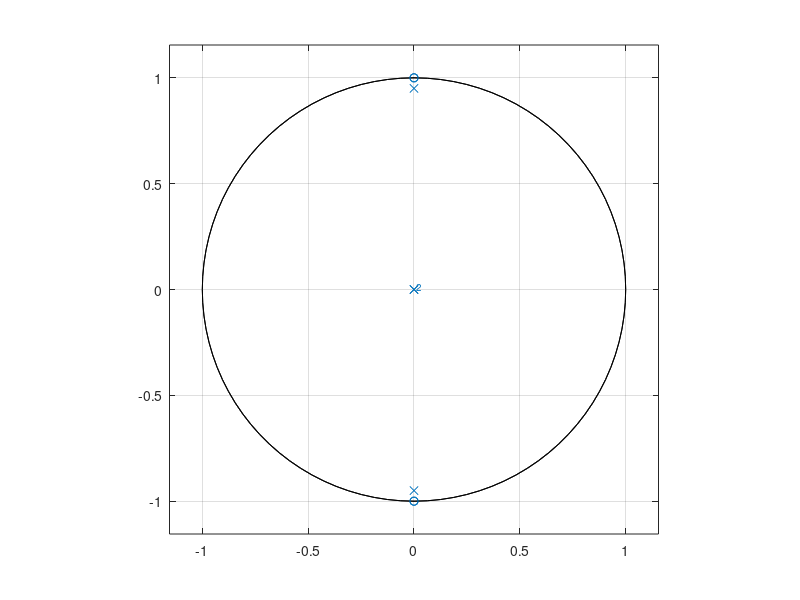
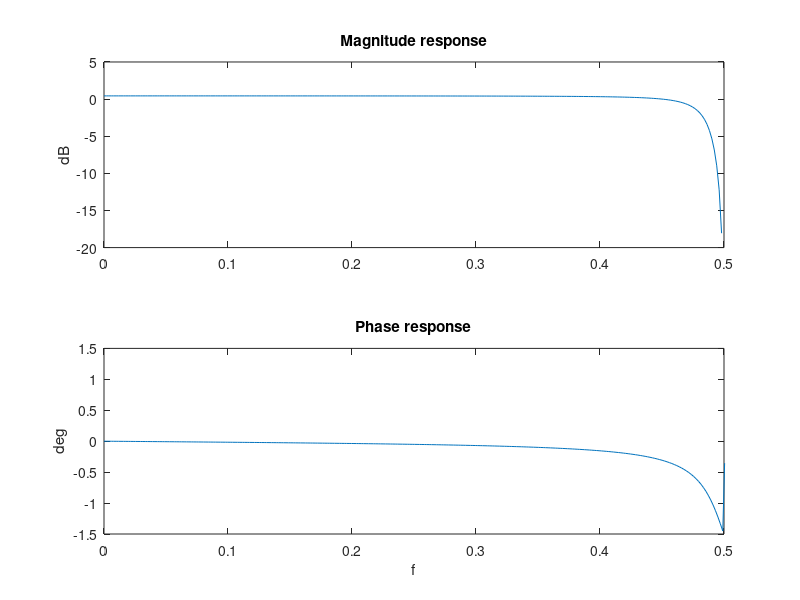

These charts were generated, in order, by the following MATLAB code:
%% Problem 1
zeroes = [1 0 1];
poles = [1 0 0];
%plot poles and zeroes
figure(1)
zplane(zeroes, poles)
hold on
[h, w] = freqz(zeroes, poles);
[phi, omega] = phasez(zeroes, poles);
x1 = linspace(0, 1/2, length(h));
x2 = linspace(0, 1/2, length(phi))
figure(2)
%plot magnitude respone
subplot(2, 1, 1)
plot(w / pi, 20*log10(abs(h)))
title('Magnitude response')
ylabel('dB')
xlim([0 1/2])
%plot phase response
subplot(2, 1, 2)
plot(2 * x2, phi)
title('Phase response')
xlabel('f')
ylabel('deg')
xlim([0 1/2])

%% Problem 2
clear
zeroes = [1 0 1];
poles = [1 0 0.95^2];
%plot poles and zeroes
figure(1)
zplane(zeroes, poles)
hold on
[h, w] = freqz(zeroes, poles);
[phi, omega] = phasez(zeroes, poles);
x1 = linspace(0, 1/2, length(h));
x2 = linspace(0, 1/2, length(phi))
figure(2)
%plot magnitude respone
subplot(2, 1, 1)
plot(w / pi, 20*log10(abs(h)))
title('Magnitude response')
ylabel('dB')
xlim([0 1/2])
%plot phase response
subplot(2, 1, 2)
plot(2 * x2, phi)
title('Phase response')
xlabel('f')
ylabel('deg')
xlim([0 1/2])

%% Problem 3
clear
% b
